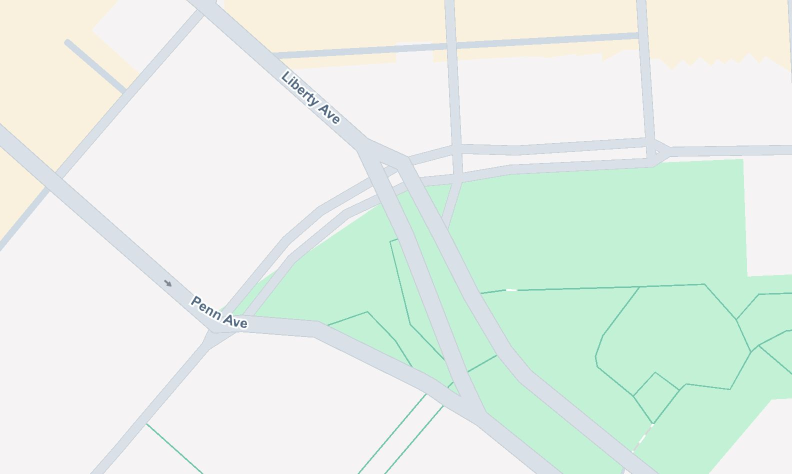
#> input picture DopplerSim/MapExtraction/tests/PennAve_LibertyAve_1.jpeg, 1584 x 948 px (shown at 1/2 size); its folder holds only this picture in this run
$ python MapToRoad.py
#> lines starting #> are read from the running program, lines starting #| are printed output that depends on the picture; after the words box and inside, x2 and y2 are one past the last pixel; in counts of white or black regions, pixels touching at a corner belong together
#!/usr/bin/env python3
"""
Road Outline & Centreline Extractor
------------------------------------
Extracts clean road geometry from a top-down map screenshot
(Snazzy Maps / Google Maps dark-green "no-labels" style).

Pipeline
--------
  1. Colour segmentation  — HSV threshold isolates light grey-green road pixels
  2. Morphological clean  — close (bridge gaps) -> open (remove noise)
  3. Blob filter          — drops circular / tiny non-road artifacts by
                            circularity score  (circles ~1.0, roads ~0.01)
  4. Contour extraction   — TC89_KCOS + Douglas-Peucker smoothing
  5. Skeletonization      — Zhang-Suen medial axis at half-resolution for speed
  6. Dashed divider       — short dash / wide gap pattern painted on skeleton
  7. Render x2            — (a) outlines only  (b) outlines + dashed centreline

Colour assumptions (measured from image)
-----------------------------------------
  Roads      : HSV  H in [73,92]   S in [10,52]  V >= 108  (light grey-green)
  Background : HSV  H ~ 81         S ~ 50         V ~ 96   (darker green)
  Water/bldg : V < 60                                       (near-black)

Usage
-----
  python road_pipeline.py                   # processes all images in ./tests/
  python road_pipeline.py tests/mymap.png   # single image

Outputs are written to ./outputs/ and named after the input file:
  <stem>_outlines.png   -- white background, black road edges only
  <stem>_final.png      -- white background, black edges + neon-yellow dashes

Input map source: https://snazzymaps.com/style/72543/assassins-creed-iv
"""

import cv2
import numpy as np
import sys
from pathlib import Path
from skimage.morphology import skeletonize
from skimage.measure import label, regionprops

# Parameters

ROAD_H = (73, 92);  ROAD_S = (10, 52);  ROAD_V = (108, 255)

CLOSE_K = 5;  OPEN_K = 5;  MIN_AREA = 200
CIRC_THRESHOLD = 0.45;  CIRC_MAX_AREA = 5000

SKEL_SCALE = 0.5
DASH_LEN = 12;  GAP_LEN = 30

COL_BG   = (255, 255, 255)
COL_EDGE = (0,   0,   0)
COL_DASH = (0, 165, 255)
EDGE_THICK = 2

def segment_roads(img):
    denoised = cv2.bilateralFilter(img, 7, 40, 40)
    hsv      = cv2.cvtColor(denoised, cv2.COLOR_BGR2HSV)
    lo       = np.array([ROAD_H[0], ROAD_S[0], ROAD_V[0]], dtype=np.uint8)
    hi       = np.array([ROAD_H[1], ROAD_S[1], ROAD_V[1]], dtype=np.uint8)
    mask     = cv2.inRange(hsv, lo, hi)
    k_close  = cv2.getStructuringElement(cv2.MORPH_ELLIPSE, (CLOSE_K, CLOSE_K))
    k_open   = cv2.getStructuringElement(cv2.MORPH_ELLIPSE, (OPEN_K,  OPEN_K))
    mask     = cv2.morphologyEx(mask, cv2.MORPH_CLOSE, k_close, iterations=2)
    mask     = cv2.morphologyEx(mask, cv2.MORPH_OPEN,  k_open,  iterations=1)
    return mask

def remove_blobs(mask):
    clean = mask.copy()
    lbl   = label(mask > 0)
    for r in regionprops(lbl):
        circ = (4 * np.pi * r.area) / (r.perimeter ** 2 + 1e-6)
        if (r.area < CIRC_MAX_AREA and circ > CIRC_THRESHOLD) or r.area < MIN_AREA:
            for coord in r.coords:
                clean[coord[0], coord[1]] = 0
    return clean

def get_contours(mask):
    raw, _ = cv2.findContours(mask, cv2.RETR_CCOMP, cv2.CHAIN_APPROX_TC89_KCOS)
    return [cv2.approxPolyDP(c, 1.2, True) for c in raw]

def build_skeleton(mask):
    H, W  = mask.shape
    sw, sh = int(W * SKEL_SCALE), int(H * SKEL_SCALE)
    small = cv2.resize(mask, (sw, sh), interpolation=cv2.INTER_NEAREST)
    skel  = skeletonize(small.astype(bool)).astype(np.uint8) * 255
    skel  = cv2.resize(skel, (W, H), interpolation=cv2.INTER_NEAREST)
    return cv2.dilate(skel, np.ones((2, 2), np.uint8))

def build_dashes(skel):
    H, W   = skel.shape
    ys, xs = np.where(skel > 0)
    dashed = np.zeros((H, W), np.uint8)
    period = DASH_LEN + GAP_LEN
    for i, (x, y) in enumerate(zip(xs, ys)):
        if (i % period) < DASH_LEN:
            dashed[y, x] = 255
    return cv2.dilate(dashed, np.ones((2, 2), np.uint8))

def render(shape, contours, dashes=None):
    H, W   = shape[:2]
    canvas = np.full((H, W, 3), COL_BG, dtype=np.uint8)
    cv2.drawContours(canvas, contours, -1, COL_EDGE, EDGE_THICK)
    if dashes is not None:
        canvas[dashes > 0] = COL_DASH
    return canvas

def process_image(input_path, outputs_dir):
    img = cv2.imread(str(input_path))
    if img is None:
        print(f"  [ERROR] Cannot read: {input_path}")
        return

    stem         = input_path.stem
    out_outlines = outputs_dir / f"{stem}_outlines.png"
    out_final    = outputs_dir / f"{stem}_final.png"

    print(f"\n  Input  : {input_path}  ({img.shape[1]}x{img.shape[0]} px)")

    mask     = segment_roads(img)
    clean    = remove_blobs(mask)
    contours = get_contours(clean)
    skel     = build_skeleton(clean)
    dashes   = build_dashes(skel)

    cv2.imwrite(str(out_outlines), render(img.shape, contours))
    print(f"  Saved  : {out_outlines.resolve()}")

    cv2.imwrite(str(out_final), render(img.shape, contours, dashes))
    print(f"  Saved  : {out_final.resolve()}")

def main():
    script_dir  = Path(__file__).resolve().parent
    tests_dir   = script_dir / "tests"
    outputs_dir = script_dir / "outputs"
    outputs_dir.mkdir(exist_ok=True)

    if len(sys.argv) > 1:
        process_image(Path(sys.argv[1]), outputs_dir)
        return

    if not tests_dir.exists():
        print(f"[ERROR] tests/ folder not found at: {tests_dir}")
        print("Create it and place your map images inside.")
        return

    exts    = {".jpg", ".jpeg", ".png", ".bmp", ".tiff", ".webp"}
    sources = sorted(p for p in tests_dir.iterdir() if p.suffix.lower() in exts)

    if not sources:
        print("No images found in tests/")
        return

    print(f"Found {len(sources)} image(s) in {tests_dir}")
    for src in sources:
        process_image(src, outputs_dir)
#> in process_image, img is the input picture: shape (948, 1584, 3); mean B, G, R 230.7, 239.1, 227.4
#|   Input  : DopplerSim/MapExtraction/tests/PennAve_LibertyAve_1.jpeg  (1584x948 px)
#> in segment_roads, `hsv      = cv2.cvtColor(denoised, cv2.COLOR_BGR2HSV)`: hsv: shape (948, 1584, 3); mean H, S, V 110, 20.1, 242
#> in segment_roads, `mask     = cv2.inRange(hsv, lo, hi)`:
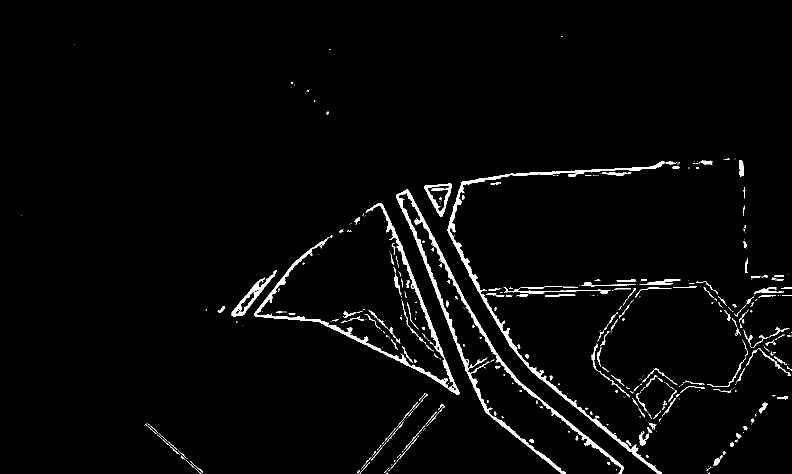
#> mask: shape (948, 1584) (shown at 1/2 size); 2.5% white; 492 white regions (322 under 20 px), largest, box (x1, y1, x2, y2) and area: (792, 379, 1248, 948) 8902, (895, 323, 1331, 948) 6899, (508, 406, 920, 790) 6634
#> in segment_roads, `mask     = cv2.morphologyEx(mask, cv2.MORPH_CLOSE, k_close, iterations..`: mask: shape (948, 1584); 3.7% white; 110 white regions (69 under 20 px), largest, box (x1, y1, x2, y2) and area: (895, 323, 1359, 948) 12917, (792, 379, 1248, 948) 11222, (508, 406, 920, 790) 10802
#> in segment_roads, `mask     = cv2.morphologyEx(mask, cv2.MORPH_OPEN,  k_open,  iterations..`: mask: shape (948, 1584); 3.3% white; 133 white regions (17 under 20 px), largest, box (x1, y1, x2, y2) and area: (623, 627, 919, 790) 4542, (792, 379, 909, 669) 3061, (974, 573, 1156, 594) 2295
#> in remove_blobs, `lbl   = label(mask > 0)`:
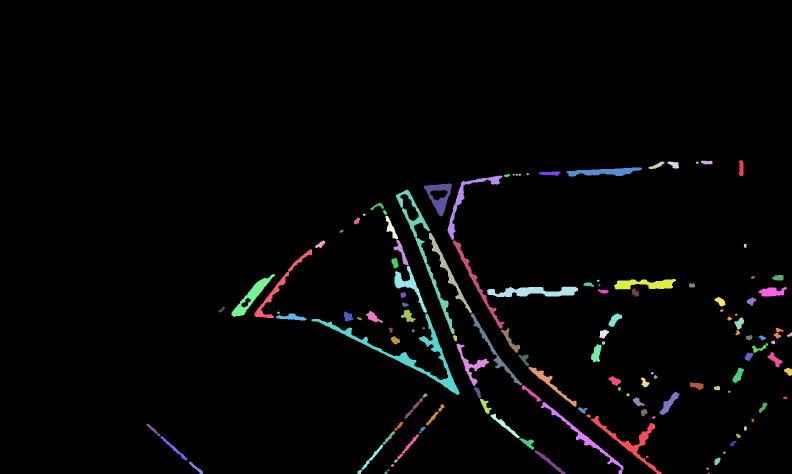
#> lbl: shape (948, 1584) int32 (shown at 1/2 size); 134 distinct labels, from 0 to 133; one colour per label, 0 black
#> the loop in remove_blobs, `for r in regionprops(lbl):` made 133 passes
#> circ on passes 1 to 12: 0.546, 0.5, 0.424, 0.599, 1.15, 0.169, 0.342, 1.15, 1.15, 1.15, 1.15, 0.79
#> after the loop in remove_blobs, `for r in regionprops(lbl):`:
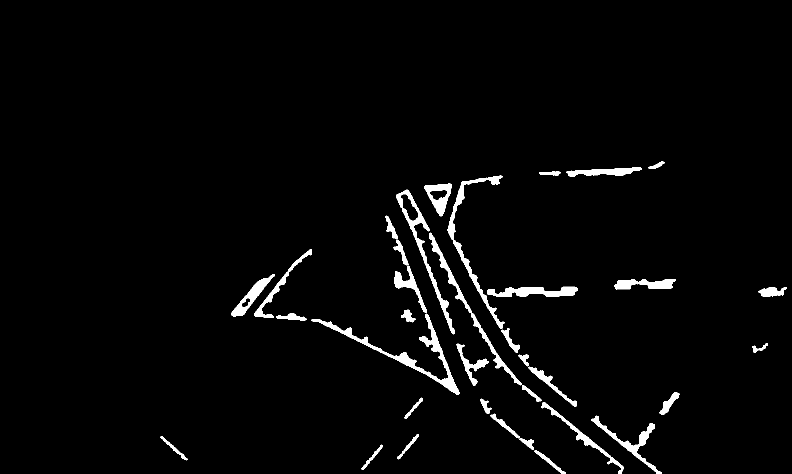
#> clean: shape (948, 1584) (shown at 1/2 size); 2.6% white; 37 white regions
#> in get_contours, `raw, _ = cv2.findContours(mask, cv2.RETR_CCOMP, cv2.CHAIN_APPROX_TC89_..`: raw = 46 contours, 7 with area under 20; largest, box (x1, y1, x2, y2) and area: (623, 627, 919, 789) 4058, (792, 379, 909, 669) 2692, (974, 573, 1156, 594) 2110, (848, 367, 904, 432) 2008, (1182, 831, 1323, 948) 1894
#> in process_image, `contours = get_contours(clean)`: contours = 46 contours, 7 with area under 20; largest, box (x1, y1, x2, y2) and area: (623, 628, 919, 789) 4086, (792, 379, 909, 669) 2702, (974, 573, 1156, 594) 2115, (848, 367, 904, 432) 2000, (1182, 831, 1323, 948) 1936
#> in build_skeleton, `small = cv2.resize(mask, (sw, sh), interpolation=cv2.INTER_NEAREST)`:
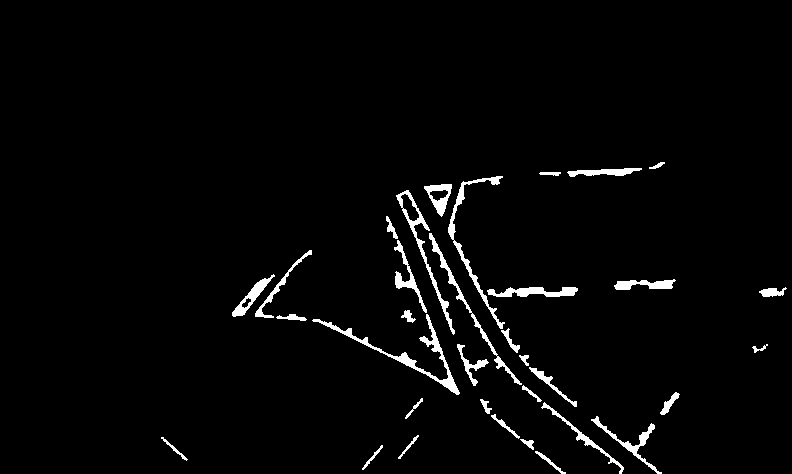
#> small: shape (474, 792); 2.6% white; 34 white regions, largest, box (x1, y1, x2, y2) and area: (312, 314, 460, 395) 1146, (448, 176, 505, 329) 834, (396, 190, 455, 335) 765
#> in build_skeleton, `skel  = skeletonize(small.astype(bool)).astype(np.uint8) * 255`: skel: shape (474, 792); 0.57% white in thin lines or dots, all inside (x1, y1, x2, y2) = (161, 162, 786, 473)
#> in build_skeleton, `skel  = cv2.resize(skel, (W, H), interpolation=cv2.INTER_NEAREST)`: skel: shape (948, 1584); 0.57% white in thin lines or dots, all inside (x1, y1, x2, y2) = (322, 324, 1572, 946)
#> in build_skeleton, `return cv2.dilate(skel, np.ones((2, 2), np.uint8))`:
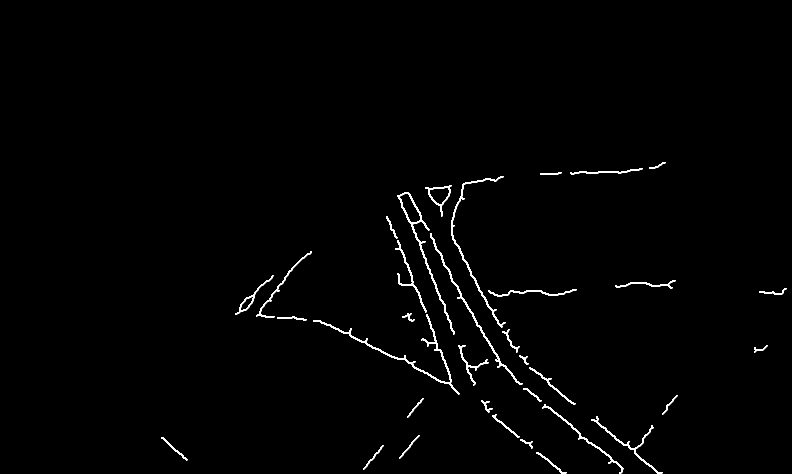
#> returned value: shape (948, 1584) (shown at 1/2 size); 0.99% white; 34 white regions, largest, box (x1, y1, x2, y2) and area: (626, 628, 919, 789) 1731, (794, 384, 909, 669) 1364, (902, 352, 1011, 655) 1331
#> in build_dashes, `ys, xs = np.where(skel > 0)`: ys = 14811 values from 324 to 946; xs = 14811 values, max 1572 at index 5136, min 322 at index 12997, mean 942.4
#> the loop in build_dashes, `for i, (x, y) in enumerate(zip(xs, ys)):` made 14811 passes
#> (x, y) on passes 1 to 3: (1324, 324), (1325, 324), (1326, 324)
#> after the loop in build_dashes, `for i, (x, y) in enumerate(zip(xs, ys)):`:
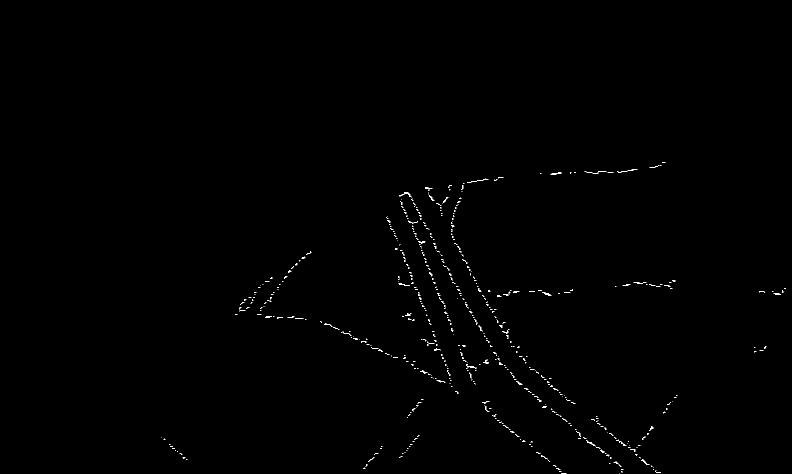
#> dashed: shape (948, 1584) (shown at 1/2 size); 0.28% white in thin lines or dots, all inside (x1, y1, x2, y2) = (322, 324, 1572, 947)
#> in build_dashes, `return cv2.dilate(dashed, np.ones((2, 2), np.uint8))`: returned value: shape (948, 1584); 0.67% white in thin lines or dots, all inside (x1, y1, x2, y2) = (322, 324, 1573, 948)
#> in render, `cv2.drawContours(canvas, contours, -1, COL_EDGE, EDGE_THICK)`: canvas: shape (948, 1584, 3); 98.1% white; black in thin lines or dots, all inside (x1, y1, x2, y2) = (320, 322, 1575, 948)
#> call 2 of render, with shape = (948, 1584, 3)
#> in render (call 2), `canvas[dashes > 0] = COL_DASH`:
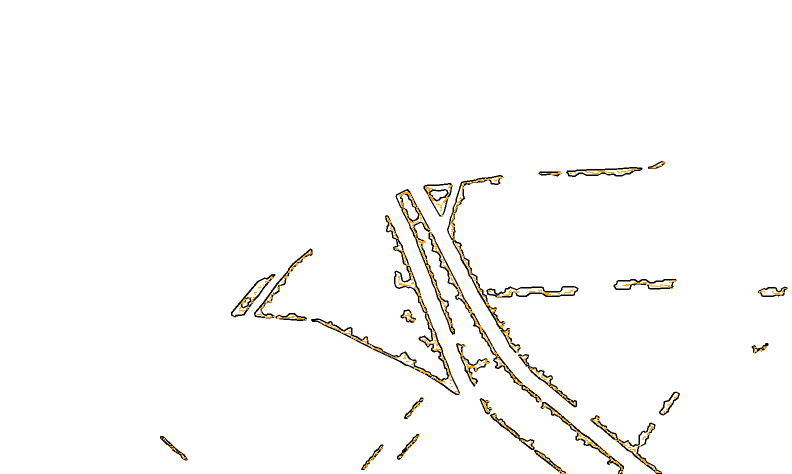
#> canvas: shape (948, 1584, 3) (shown at 1/2 size); mean of channels 0, 1, 2 249, 250.1, 250.7; drawn as B, G, R

    print("\nDone.")

if __name__ == "__main__":
    main()
